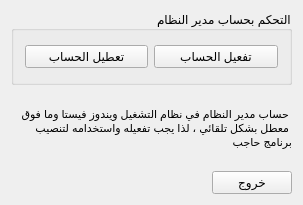
<?xml version="1.0" encoding="UTF-8"?>
<ui version="4.0">
 <class>AdminEnablerWidget</class>
 <widget class="QWidget" name="AdminEnablerWidget">
  <property name="geometry">
   <rect>
    <x>0</x>
    <y>0</y>
    <width>303</width>
    <height>205</height>
   </rect>
  </property>
  <property name="windowTitle">
   <string>Administrator Account Manager</string>
  </property>
  <property name="layoutDirection">
   <enum>Qt::RightToLeft</enum>
  </property>
  <layout class="QGridLayout" name="gridLayout_2">
   <item row="0" column="0" colspan="2">
    <widget class="QGroupBox" name="groupBox">
     <property name="title">
      <string>التحكم بحساب مدير النظام</string>
     </property>
     <layout class="QGridLayout" name="gridLayout">
      <item row="0" column="0">
       <widget class="QPushButton" name="enableAdminButton">
        <property name="text">
         <string>تفعيل الحساب</string>
        </property>
        <property name="icon">
         <iconset resource="CoEIAAdminEnabler.qrc">
          <normaloff>:/images/ok.png</normaloff>:/images/ok.png</iconset>
        </property>
       </widget>
      </item>
      <item row="0" column="1">
       <widget class="QPushButton" name="disableAdminButton">
        <property name="text">
         <string>تعطيل الحساب</string>
        </property>
        <property name="icon">
         <iconset resource="CoEIAAdminEnabler.qrc">
          <normaloff>:/images/cancel.png</normaloff>:/images/cancel.png</iconset>
        </property>
       </widget>
      </item>
     </layout>
    </widget>
   </item>
   <item row="1" column="0" colspan="2">
    <widget class="QLabel" name="label">
     <property name="font">
      <font>
       <pointsize>8</pointsize>
      </font>
     </property>
     <property name="text">
      <string>حساب مدير النظام في نظام التشغيل ويندوز فيستا وما فوق معطل بشكل تلقائي ، لذا يجب تفعيله واستخدامه لتنصيب برنامج حاجب</string>
     </property>
     <property name="alignment">
      <set>Qt::AlignLeading|Qt::AlignLeft|Qt::AlignVCenter</set>
     </property>
     <property name="wordWrap">
      <bool>true</bool>
     </property>
     <property name="margin">
      <number>2</number>
     </property>
    </widget>
   </item>
   <item row="2" column="0">
    <widget class="QPushButton" name="exitButton">
     <property name="text">
      <string>خروج</string>
     </property>
    </widget>
   </item>
   <item row="2" column="1">
    <spacer name="horizontalSpacer">
     <property name="orientation">
      <enum>Qt::Horizontal</enum>
     </property>
     <property name="sizeHint" stdset="0">
      <size>
       <width>99</width>
       <height>20</height>
      </size>
     </property>
    </spacer>
   </item>
  </layout>
 </widget>
 <layoutdefault spacing="6" margin="11"/>
 <resources>
  <include location="CoEIAAdminEnabler.qrc"/>
 </resources>
 <connections/>
</ui>
